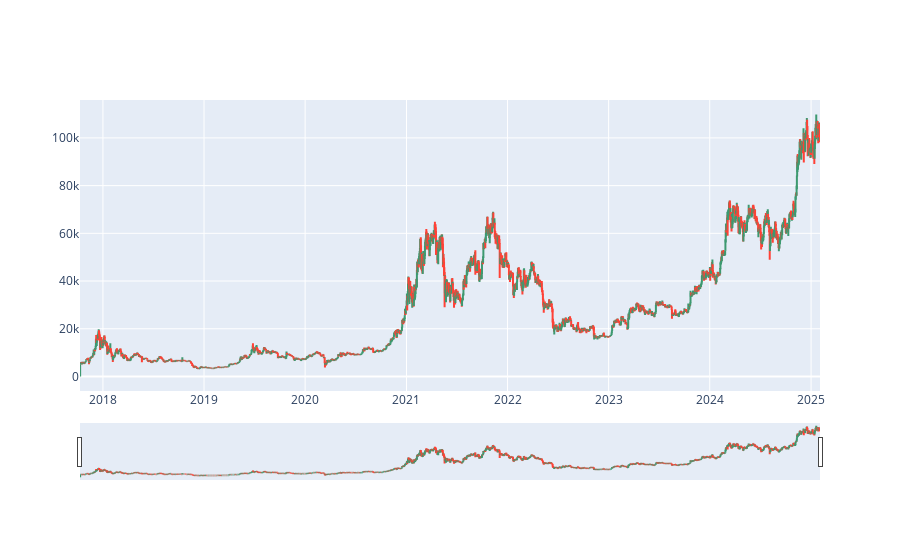

Notebook cell for this chart:
### Code cell
fig = go.Figure(data=go.Ohlc(x=BTCUSDT_data['Date'], 
                             open=BTCUSDT_data['open'], 
                             high=BTCUSDT_data['high'], 
                             low=BTCUSDT_data['low'], 
                             close=BTCUSDT_data['close'])) 
  
fig.show()

### Figure 1 — Plotly figure (JSON) as saved in the notebook; plotly's stock layout.template omitted (floating-point values rounded to 4 significant figures; data arrays with more than 128 entries replaced by an {"elided": "..."} marker saying what was removed)
{"data": [{"close": {"elided": "2672 float values"}, "high": {"elided": "2672 float values"}, "low": {"elided": "2672 float values"}, "open": {"elided": "2672 float values"}, "type": "ohlc", "x": {"elided": "2672 str values"}}], "layout": {}}
